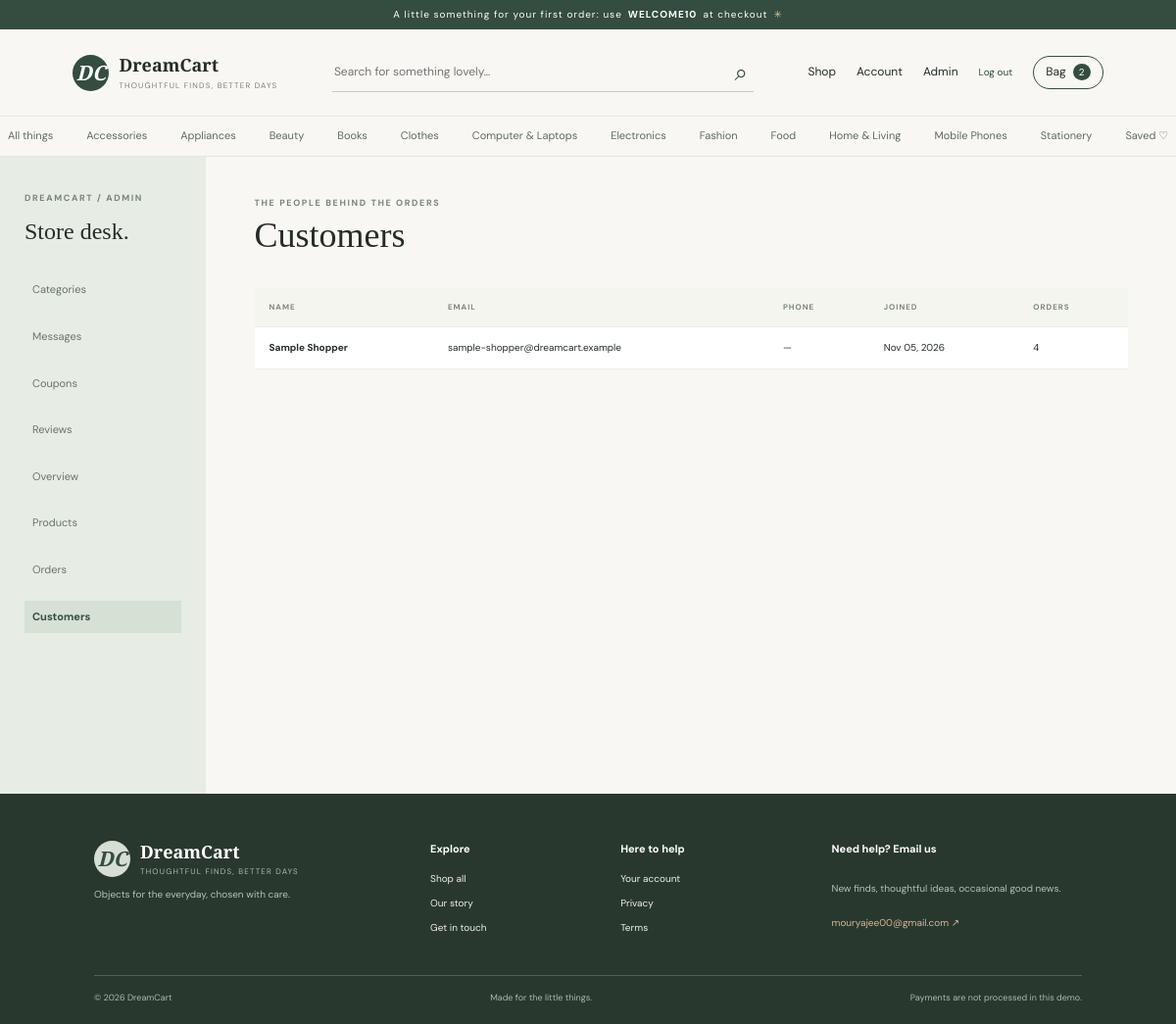
Screenshot of /admin/customers (signed in) with the database file from the repository.
### models.py (models this page shows, shortened)
class Category(db.Model):
    id = db.Column(db.Integer, primary_key=True)
    name = db.Column(db.String(80), unique=True, nullable=False)
    slug = db.Column(db.String(90), unique=True, nullable=False)
    products = db.relationship("Product", backref="category", lazy=True)

class User(db.Model):
    id = db.Column(db.Integer, primary_key=True)
    name = db.Column(db.String(100), nullable=False)
    email = db.Column(db.String(160), unique=True, nullable=False, index=True)
    phone = db.Column(db.String(30), default="")
    password_hash = db.Column(db.String(256), nullable=False)
    address = db.Column(db.Text, default="")
    is_admin = db.Column(db.Boolean, default=False, nullable=False)
    created_at = db.Column(db.DateTime, default=datetime.utcnow)

### app.py (the view)
@app.route('/admin/customers')
@admin_required
def admin_customers(): return render_template('admin/customers.html',users=User.query.filter_by(is_admin=False).order_by(User.created_at.desc()).all())

### app.py (called while the page is built)
def stripe_ready(): return bool(stripe and app.config['STRIPE_SECRET_KEY'].startswith('sk_test_'))

def csrf_token():
    if '_csrf' not in session: session['_csrf']=secrets.token_urlsafe(32)
    return session['_csrf']

@app.before_request
def protect_forms():
    if request.method=='POST':
        supplied=request.form.get('csrf_token','')
        if not supplied or not secrets.compare_digest(supplied,session.get('_csrf','')): abort(400)

def me(): return db.session.get(User, session.get('user_id')) if session.get('user_id') else None

@app.context_processor
def globals_for_templates():
    u=me(); cart_items=CartItem.query.filter_by(user_id=u.id).all() if u else []
    subtotal=sum(i.product.sale_price*i.quantity for i in cart_items); shipping=0 if subtotal>=2500 else (99 if subtotal else 0)
    return {'current_user':u,'cart_count':sum(i.quantity for i in cart_items),'cart_subtotal':subtotal,'cart_shipping':shipping,'cart_total':subtotal+shipping,'site_categories':Category.query.order_by(Category.name).all(),'contact_email':app.config['CONTACT_EMAIL'],'stripe_enabled':stripe_ready()}

def admin_required(f):
    @wraps(f)
    def w(*a,**k):
        if not me() or not me().is_admin: abort(403)
        return f(*a,**k)
    return w

### models.py (called while the page is built)
    @property
    def sale_price(self): return round(self.price * (100 - self.discount) / 100, 2)

### templates/admin/customers.html
{% extends 'base.html' %}{% block content %}
<section class="admin-shell">
  <aside class="admin-sidebar">
    <span class="eyebrow">DREAMCART / ADMIN</span>
    <h2>Store desk.</h2>
    <a href="{{ url_for('admin_categories') }}">Categories</a
    ><a href="{{ url_for('admin_messages') }}">Messages</a
    ><a href="{{ url_for('admin_coupons') }}">Coupons</a
    ><a href="{{ url_for('admin_reviews') }}">Reviews</a
    ><a href="{{ url_for('admin_dashboard') }}">Overview</a
    ><a href="{{ url_for('admin_products') }}">Products</a
    ><a href="{{ url_for('admin_orders') }}">Orders</a
    ><a class="active" href="{{ url_for('admin_customers') }}">Customers</a>
  </aside>
  <div class="admin-main">
    <div class="admin-heading">
      <div>
        <span class="eyebrow">THE PEOPLE BEHIND THE ORDERS</span>
        <h1>Customers</h1>
      </div>
    </div>
    <div class="admin-table-wrap">
      <table>
        <thead>
          <tr>
            <th>NAME</th>
            <th>EMAIL</th>
            <th>PHONE</th>
            <th>JOINED</th>
            <th>ORDERS</th>
          </tr>
        </thead>
        <tbody>
          {% for u in users %}
          <tr>
            <td><b>{{ u.name }}</b></td>
            <td>{{ u.email }}</td>
            <td>{{ u.phone or '—' }}</td>
            <td>{{ u.created_at.strftime('%b %d, %Y') }}</td>
            <td>{{ u.orders|length }}</td>
          </tr>
          {% else %}
          <tr>
            <td colspan="5" class="empty-table">No customers yet.</td>
          </tr>
          {% endfor %}
        </tbody>
      </table>
    </div>
  </div>
</section>
{% endblock %}

### templates/base.html (shortened to what this page needs)
<!doctype html>
<html lang="en">
  <head>
    <link
      rel="stylesheet"
      href="{{ url_for('static',filename='css/style.css') }}"
    />
  </head>
  <body>
    <div class="announcement">
      A little something for your first order: use <b>WELCOME10</b> at checkout
      <span>✳</span>
    </div>
    <header class="site-header">
      <a class="brand" href="{{ url_for('index') }}">
        <span class="brand-mark">DC</span
        ><span>DreamCart<small>THOUGHTFUL FINDS, BETTER DAYS</small></span></a>
      <form class="search" action="{{ url_for('products') }}">
        <input
          name="q"
          value="{{ request.args.get('q','') }}"
          placeholder="Search for something lovely…"
          aria-label="Search products"
        /><button aria-label="Search">⌕</button>
      </form>
      <nav class="header-actions">
        <a href="{{ url_for('products') }}">Shop</a>{% if current_user %}<a
          href="{{ url_for('account') }}"
          >Account</a
        >{% if current_user.is_admin %}<a
          href="{{ url_for('admin_dashboard') }}"
          >Admin</a
        >{% endif %}
        <form action="{{ url_for('logout') }}" method="post" class="inline">
          /><button class="text-button">Log out</button>
        </form>
        {% else %}<a href="{{ url_for('login') }}">Sign in</a>{% endif %}<a
          class="bag-link"
          href="{{ url_for('cart') }}"
          >Bag <span>{{ cart_count }}</span></a
        >
      </nav>
    </header>
    <nav class="category-nav">
      <a href="{{ url_for('products') }}">All things</a>{% for c in
      site_categories %}<a href="{{ url_for('products',category=c.slug) }}"
        >{{ c.name }}</a
      >{% endfor %}<a href="{{ url_for('wishlist') }}">Saved ♡</a>
    </nav>
    <main>
      {% block content %}{% endblock %}
    </main>
    <footer class="footer">
      <div class="footer-top">
        <div>
          <a class="brand footer-brand" href="{{ url_for('index') }}"
            ><span class="brand-mark">DC</span
            ><span
              >DreamCart<small>THOUGHTFUL FINDS, BETTER DAYS</small></span
            ></a
          >
          <p>Objects for the everyday, chosen with care.</p>
        </div>
        <div>
          <b>Explore</b><a href="{{ url_for('products') }}">Shop all</a
          ><a href="{{ url_for('about') }}">Our story</a
          ><a href="{{ url_for('contact') }}">Get in touch</a>
        </div>
        <div>
          <b>Here to help</b><a href="{{ url_for('account') }}">Your account</a
          ><a href="{{ url_for('privacy') }}">Privacy</a
          ><a href="{{ url_for('terms') }}">Terms</a>
        </div>
        <div class="newsletter">
          <b>Need help? Email us</b>
          <p>New finds, thoughtful ideas, occasional good news.</p>
          <a href="mailto:{{ contact_email }}">{{ contact_email }} ↗</a>
        </div>
      </div>
      <div class="footer-bottom">
        <span>© 2026 DreamCart</span><span>Made for the little things.</span
        ><span>Payments are not processed in this demo.</span>
      </div>
    </footer>
  </body>
</html>

### static/css/style.css (style rules this page uses)
:root { --ink: #262c28; --muted: #7b817b; --green: #344d40; --sage: #e8eee7; --paper: #f8f7f3; --white: #fff; --line: #e6e5df; --orange: #c77855; --serif: "Playfair Display", Georgia, serif; --sans: "DM Sans", Arial, sans-serif; }
* { box-sizing: border-box; }
html { scroll-behavior: smooth; }
body { margin: 0; background: var(--paper); color: var(--ink); font-family: var(--sans); font-size: 14px; line-height: 1.6; }
a { color: inherit; text-decoration: none; }
button, input, select, textarea { font: inherit; }
button { cursor: pointer; }
.announcement { height: 30px; background: var(--green); color: white; text-align: center; font-size: 10px; letter-spacing: 0.1em; display: flex; justify-content: center; align-items: center; gap: 6px; }
.announcement span { color: #d6c7a3; }
.site-header { height: 88px; padding: 0 6.2%; display: flex; align-items: center; justify-content: space-between; gap: 34px; background: var(--paper); }
.brand { display: flex; align-items: center; gap: 10px; font-family: var(--serif); font-size: 18px; font-weight: 600; line-height: 1.15; white-space: nowrap; }
.brand-mark { width: 37px; height: 37px; border-radius: 50%; background: var(--green); color: #fff; display: grid; place-items: center; font-size: 21px; font-style: italic; }
.brand small { display: block; font: 8px var(--sans); letter-spacing: 0.15em; color: var(--muted); margin-top: 5px; }
.search { height: 40px; border-bottom: 1px solid #c8cbc3; display: flex; max-width: 430px; flex: 1; }
.search input { background: transparent; border: 0; outline: none; flex: 1; font-size: 12px; }
.search button { background: none; border: 0; font-size: 24px; color: var(--green); }
.header-actions { display: flex; gap: 21px; align-items: center; font-size: 12px; white-space: nowrap; }
.bag-link { border: 1px solid var(--green); padding: 6px 12px; border-radius: 20px; }
.bag-link span { background: var(--green); color: white; border-radius: 50%; padding: 2px 6px; margin-left: 4px; font-size: 10px; }
.category-nav { height: 42px; border-top: 1px solid var(--line); border-bottom: 1px solid var(--line); display: flex; justify-content: center; align-items: center; gap: 34px; overflow: auto; white-space: nowrap; font-size: 11px; color: #626963; }
main { min-height: 45vh; }
.eyebrow { font-size: 9px; font-weight: 700; letter-spacing: 0.18em; color: #78857a; display: block; }
.footer { background: #29382f; color: #eef0e8; padding: 48px 8% 20px; }
.footer-top { display: grid; grid-template-columns: 1.4fr 0.7fr 0.8fr 1.2fr; gap: 45px; padding-bottom: 40px; }
.footer .brand { color: white; }
.footer .brand-mark { background: #d7ded3; color: #344d40; }
.footer .brand small { color: #aeb9ad; }
.footer-top p { font-size: 10px; color: #b6c0b6; }
.footer-top > div:not(:first-child) { display: flex; flex-direction: column; gap: 9px; font-size: 10px; }
.footer-top > div > b { font-size: 11px; color: #fff; margin-bottom: 4px; }
.newsletter a { color: #d2b995; }
.footer-bottom { border-top: 1px solid #536057; display: flex; justify-content: space-between; padding-top: 15px; color: #aeb8ad; font-size: 9px; }
.text-button { border: 0; background: none; padding: 0; color: var(--green); font-size: 10px; }
.admin-shell { display: grid; grid-template-columns: 210px 1fr; min-height: 650px; }
.admin-sidebar { background: #e7ece4; padding: 35px 25px; display: flex; flex-direction: column; gap: 14px; }
.admin-sidebar h2 { font: 24px var(--serif); margin: 0 0 15px; }
.admin-sidebar > a { font-size: 11px; color: #68746a; padding: 8px; }
.admin-sidebar > a.active { background: #d6e0d5; color: #344d40; font-weight: 700; }
.admin-main { padding: 40px 5%; }
.admin-heading { display: flex; justify-content: space-between; align-items: center; margin-bottom: 28px; }
.admin-heading h1, .admin-form-page h1 { font: 36px var(--serif); margin: 5px 0; }
.admin-table-wrap { background: #fff; margin-top: 28px; overflow: auto; }
table { width: 100%; border-collapse: collapse; font-size: 10px; text-align: left; }
th { font-size: 8px; letter-spacing: 0.12em; color: #7d877d; background: #f5f5f0; }
td, th { padding: 13px 15px; border-bottom: 1px solid #edede8; }

### rows the page displays
Category: name "Accessories"
Category: name "Appliances"
Category: name "Beauty"
Category: name "Books"
Category: name "Clothes"
Category: name "Computer & Laptops"
Category: name "Electronics"
Category: name "Fashion"
Category: name "Food"
Category: name "Home & Living"
Category: name "Mobile Phones"
Category: name "Stationery"
User: name "Sample Shopper", email "sample-shopper@dreamcart.example", phone "—", created_at "Nov 05, 2026", orders|length "4"

### other values shown
{{ cart_count }} "2"
{{ contact_email }} "mouryajee00@gmail.com"
